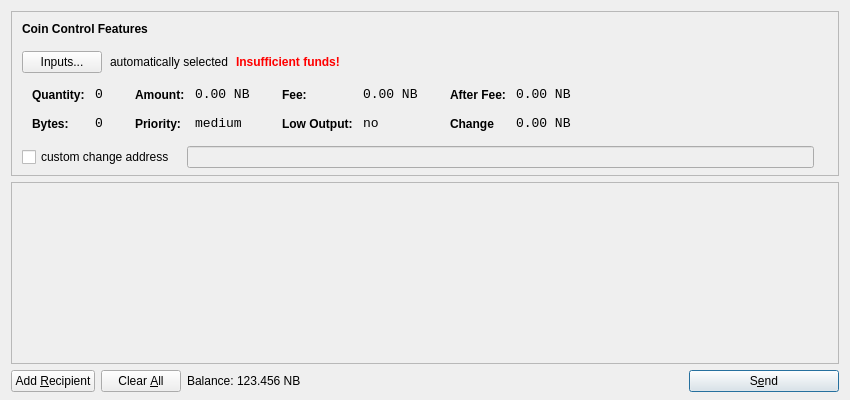
<?xml version="1.0" encoding="UTF-8"?>
<ui version="4.0">
 <class>SendCoinsDialog</class>
 <widget class="QDialog" name="SendCoinsDialog">
  <property name="geometry">
   <rect>
    <x>0</x>
    <y>0</y>
    <width>850</width>
    <height>400</height>
   </rect>
  </property>
  <property name="windowTitle">
   <string>Send Coins</string>
  </property>
  <layout class="QVBoxLayout" name="verticalLayout" stretch="0,1,0">
   <property name="bottomMargin">
    <number>8</number>
   </property>
   <item>
    <widget class="QFrame" name="frameCoinControl">
     <property name="sizePolicy">
      <sizepolicy hsizetype="Expanding" vsizetype="Expanding">
       <horstretch>0</horstretch>
       <verstretch>0</verstretch>
      </sizepolicy>
     </property>
     <property name="maximumSize">
      <size>
       <width>16777215</width>
       <height>16777215</height>
      </size>
     </property>
     <property name="frameShape">
      <enum>QFrame::StyledPanel</enum>
     </property>
     <property name="frameShadow">
      <enum>QFrame::Sunken</enum>
     </property>
     <layout class="QVBoxLayout" name="verticalLayoutCoinControl2">
      <property name="spacing">
       <number>-1</number>
      </property>
      <property name="leftMargin">
       <number>0</number>
      </property>
      <property name="topMargin">
       <number>0</number>
      </property>
      <property name="rightMargin">
       <number>0</number>
      </property>
      <property name="bottomMargin">
       <number>6</number>
      </property>
      <item>
       <layout class="QVBoxLayout" name="verticalLayoutCoinControl" stretch="0,0,0,0,1">
        <property name="spacing">
         <number>0</number>
        </property>
        <property name="leftMargin">
         <number>10</number>
        </property>
        <property name="topMargin">
         <number>10</number>
        </property>
        <item>
         <layout class="QHBoxLayout" name="horizontalLayoutCoinControl1">
          <property name="bottomMargin">
           <number>15</number>
          </property>
          <item>
           <widget class="QLabel" name="labelCoinControlFeatures">
            <property name="sizePolicy">
             <sizepolicy hsizetype="Preferred" vsizetype="Maximum">
              <horstretch>0</horstretch>
              <verstretch>0</verstretch>
             </sizepolicy>
            </property>
            <property name="font">
             <font>
              <weight>75</weight>
              <bold>true</bold>
             </font>
            </property>
            <property name="styleSheet">
             <string notr="true">font-weight:bold;</string>
            </property>
            <property name="text">
             <string>Coin Control Features</string>
            </property>
           </widget>
          </item>
         </layout>
        </item>
        <item>
         <layout class="QHBoxLayout" name="horizontalLayoutCoinControl2" stretch="0,0,0,0">
          <property name="spacing">
           <number>8</number>
          </property>
          <property name="bottomMargin">
           <number>10</number>
          </property>
          <item>
           <widget class="QPushButton" name="pushButtonCoinControl">
            <property name="styleSheet">
             <string notr="true"/>
            </property>
            <property name="text">
             <string>Inputs...</string>
            </property>
           </widget>
          </item>
          <item>
           <widget class="QLabel" name="labelCoinControlAutomaticallySelected">
            <property name="text">
             <string>automatically selected</string>
            </property>
            <property name="margin">
             <number>5</number>
            </property>
           </widget>
          </item>
          <item>
           <widget class="QLabel" name="labelCoinControlInsuffFunds">
            <property name="font">
             <font>
              <weight>75</weight>
              <bold>true</bold>
             </font>
            </property>
            <property name="styleSheet">
             <string notr="true">color:red;font-weight:bold;</string>
            </property>
            <property name="text">
             <string>Insufficient funds!</string>
            </property>
            <property name="margin">
             <number>5</number>
            </property>
           </widget>
          </item>
          <item>
           <spacer name="horizontalSpacerCoinControl">
            <property name="orientation">
             <enum>Qt::Horizontal</enum>
            </property>
            <property name="sizeHint" stdset="0">
             <size>
              <width>40</width>
              <height>1</height>
             </size>
            </property>
           </spacer>
          </item>
         </layout>
        </item>
        <item>
         <widget class="QWidget" name="widgetCoinControl" native="true">
          <property name="sizePolicy">
           <sizepolicy hsizetype="Preferred" vsizetype="Preferred">
            <horstretch>0</horstretch>
            <verstretch>0</verstretch>
           </sizepolicy>
          </property>
          <property name="minimumSize">
           <size>
            <width>0</width>
            <height>0</height>
           </size>
          </property>
          <property name="styleSheet">
           <string notr="true"/>
          </property>
          <layout class="QHBoxLayout" name="horizontalLayoutCoinControl5">
           <property name="margin">
            <number>0</number>
           </property>
           <item>
            <layout class="QHBoxLayout" name="horizontalLayoutCoinControl3" stretch="0,0,0,1">
             <property name="spacing">
              <number>20</number>
             </property>
             <property name="topMargin">
              <number>0</number>
             </property>
             <property name="bottomMargin">
              <number>10</number>
             </property>
             <item>
              <layout class="QFormLayout" name="formLayoutCoinControl1">
               <property name="horizontalSpacing">
                <number>10</number>
               </property>
               <property name="verticalSpacing">
                <number>14</number>
               </property>
               <property name="leftMargin">
                <number>10</number>
               </property>
               <property name="topMargin">
                <number>4</number>
               </property>
               <property name="rightMargin">
                <number>6</number>
               </property>
               <item row="0" column="0">
                <widget class="QLabel" name="labelCoinControlQuantityText">
                 <property name="styleSheet">
                  <string notr="true">font-weight:bold;</string>
                 </property>
                 <property name="text">
                  <string>Quantity:</string>
                 </property>
                 <property name="margin">
                  <number>0</number>
                 </property>
                </widget>
               </item>
               <item row="0" column="1">
                <widget class="QLabel" name="labelCoinControlQuantity">
                 <property name="font">
                  <font>
                   <family>Monospace</family>
                   <pointsize>10</pointsize>
                  </font>
                 </property>
                 <property name="cursor">
                  <cursorShape>IBeamCursor</cursorShape>
                 </property>
                 <property name="contextMenuPolicy">
                  <enum>Qt::ActionsContextMenu</enum>
                 </property>
                 <property name="text">
                  <string>0</string>
                 </property>
                 <property name="margin">
                  <number>0</number>
                 </property>
                 <property name="textInteractionFlags">
                  <set>Qt::LinksAccessibleByMouse|Qt::TextSelectableByKeyboard|Qt::TextSelectableByMouse</set>
                 </property>
                </widget>
               </item>
               <item row="1" column="0">
                <widget class="QLabel" name="labelCoinControlBytesText">
                 <property name="styleSheet">
                  <string notr="true">font-weight:bold;</string>
                 </property>
                 <property name="text">
                  <string>Bytes:</string>
                 </property>
                </widget>
               </item>
               <item row="1" column="1">
                <widget class="QLabel" name="labelCoinControlBytes">
                 <property name="font">
                  <font>
                   <family>Monospace</family>
                   <pointsize>10</pointsize>
                  </font>
                 </property>
                 <property name="cursor">
                  <cursorShape>IBeamCursor</cursorShape>
                 </property>
                 <property name="contextMenuPolicy">
                  <enum>Qt::ActionsContextMenu</enum>
                 </property>
                 <property name="text">
                  <string>0</string>
                 </property>
                 <property name="textInteractionFlags">
                  <set>Qt::LinksAccessibleByMouse|Qt::TextSelectableByKeyboard|Qt::TextSelectableByMouse</set>
                 </property>
                </widget>
               </item>
              </layout>
             </item>
             <item>
              <layout class="QFormLayout" name="formLayoutCoinControl2">
               <property name="horizontalSpacing">
                <number>10</number>
               </property>
               <property name="verticalSpacing">
                <number>14</number>
               </property>
               <property name="leftMargin">
                <number>6</number>
               </property>
               <property name="topMargin">
                <number>4</number>
               </property>
               <property name="rightMargin">
                <number>6</number>
               </property>
               <item row="0" column="0">
                <widget class="QLabel" name="labelCoinControlAmountText">
                 <property name="styleSheet">
                  <string notr="true">font-weight:bold;</string>
                 </property>
                 <property name="text">
                  <string>Amount:</string>
                 </property>
                 <property name="margin">
                  <number>0</number>
                 </property>
                </widget>
               </item>
               <item row="0" column="1">
                <widget class="QLabel" name="labelCoinControlAmount">
                 <property name="font">
                  <font>
                   <family>Monospace</family>
                   <pointsize>10</pointsize>
                  </font>
                 </property>
                 <property name="cursor">
                  <cursorShape>IBeamCursor</cursorShape>
                 </property>
                 <property name="contextMenuPolicy">
                  <enum>Qt::ActionsContextMenu</enum>
                 </property>
                 <property name="text">
                  <string>0.00 NB</string>
                 </property>
                 <property name="textInteractionFlags">
                  <set>Qt::LinksAccessibleByMouse|Qt::TextSelectableByKeyboard|Qt::TextSelectableByMouse</set>
                 </property>
                </widget>
               </item>
               <item row="1" column="0">
                <widget class="QLabel" name="labelCoinControlPriorityText">
                 <property name="styleSheet">
                  <string notr="true">font-weight:bold;</string>
                 </property>
                 <property name="text">
                  <string>Priority:</string>
                 </property>
                </widget>
               </item>
               <item row="1" column="1">
                <widget class="QLabel" name="labelCoinControlPriority">
                 <property name="font">
                  <font>
                   <family>Monospace</family>
                   <pointsize>10</pointsize>
                  </font>
                 </property>
                 <property name="cursor">
                  <cursorShape>IBeamCursor</cursorShape>
                 </property>
                 <property name="contextMenuPolicy">
                  <enum>Qt::ActionsContextMenu</enum>
                 </property>
                 <property name="text">
                  <string>medium</string>
                 </property>
                 <property name="textInteractionFlags">
                  <set>Qt::LinksAccessibleByMouse|Qt::TextSelectableByKeyboard|Qt::TextSelectableByMouse</set>
                 </property>
                </widget>
               </item>
              </layout>
             </item>
             <item>
              <layout class="QFormLayout" name="formLayoutCoinControl3">
               <property name="horizontalSpacing">
                <number>10</number>
               </property>
               <property name="verticalSpacing">
                <number>14</number>
               </property>
               <property name="leftMargin">
                <number>6</number>
               </property>
               <property name="topMargin">
                <number>4</number>
               </property>
               <property name="rightMargin">
                <number>6</number>
               </property>
               <item row="0" column="0">
                <widget class="QLabel" name="labelCoinControlFeeText">
                 <property name="styleSheet">
                  <string notr="true">font-weight:bold;</string>
                 </property>
                 <property name="text">
                  <string>Fee:</string>
                 </property>
                 <property name="margin">
                  <number>0</number>
                 </property>
                </widget>
               </item>
               <item row="0" column="1">
                <widget class="QLabel" name="labelCoinControlFee">
                 <property name="font">
                  <font>
                   <family>Monospace</family>
                   <pointsize>10</pointsize>
                  </font>
                 </property>
                 <property name="cursor">
                  <cursorShape>IBeamCursor</cursorShape>
                 </property>
                 <property name="contextMenuPolicy">
                  <enum>Qt::ActionsContextMenu</enum>
                 </property>
                 <property name="text">
                  <string>0.00 NB</string>
                 </property>
                 <property name="textInteractionFlags">
                  <set>Qt::LinksAccessibleByMouse|Qt::TextSelectableByKeyboard|Qt::TextSelectableByMouse</set>
                 </property>
                </widget>
               </item>
               <item row="1" column="0">
                <widget class="QLabel" name="labelCoinControlLowOutputText">
                 <property name="styleSheet">
                  <string notr="true">font-weight:bold;</string>
                 </property>
                 <property name="text">
                  <string>Low Output:</string>
                 </property>
                </widget>
               </item>
               <item row="1" column="1">
                <widget class="QLabel" name="labelCoinControlLowOutput">
                 <property name="font">
                  <font>
                   <family>Monospace</family>
                   <pointsize>10</pointsize>
                  </font>
                 </property>
                 <property name="cursor">
                  <cursorShape>IBeamCursor</cursorShape>
                 </property>
                 <property name="contextMenuPolicy">
                  <enum>Qt::ActionsContextMenu</enum>
                 </property>
                 <property name="text">
                  <string>no</string>
                 </property>
                 <property name="textInteractionFlags">
                  <set>Qt::LinksAccessibleByMouse|Qt::TextSelectableByKeyboard|Qt::TextSelectableByMouse</set>
                 </property>
                </widget>
               </item>
              </layout>
             </item>
             <item>
              <layout class="QFormLayout" name="formLayoutCoinControl4">
               <property name="horizontalSpacing">
                <number>10</number>
               </property>
               <property name="verticalSpacing">
                <number>14</number>
               </property>
               <property name="leftMargin">
                <number>6</number>
               </property>
               <property name="topMargin">
                <number>4</number>
               </property>
               <property name="rightMargin">
                <number>6</number>
               </property>
               <item row="0" column="0">
                <widget class="QLabel" name="labelCoinControlAfterFeeText">
                 <property name="styleSheet">
                  <string notr="true">font-weight:bold;</string>
                 </property>
                 <property name="text">
                  <string>After Fee:</string>
                 </property>
                 <property name="margin">
                  <number>0</number>
                 </property>
                </widget>
               </item>
               <item row="0" column="1">
                <widget class="QLabel" name="labelCoinControlAfterFee">
                 <property name="font">
                  <font>
                   <family>Monospace</family>
                   <pointsize>10</pointsize>
                  </font>
                 </property>
                 <property name="cursor">
                  <cursorShape>IBeamCursor</cursorShape>
                 </property>
                 <property name="contextMenuPolicy">
                  <enum>Qt::ActionsContextMenu</enum>
                 </property>
                 <property name="text">
                  <string>0.00 NB</string>
                 </property>
                 <property name="textInteractionFlags">
                  <set>Qt::LinksAccessibleByMouse|Qt::TextSelectableByKeyboard|Qt::TextSelectableByMouse</set>
                 </property>
                </widget>
               </item>
               <item row="1" column="0">
                <widget class="QLabel" name="labelCoinControlChangeText">
                 <property name="styleSheet">
                  <string notr="true">font-weight:bold;</string>
                 </property>
                 <property name="text">
                  <string>Change</string>
                 </property>
                </widget>
               </item>
               <item row="1" column="1">
                <widget class="QLabel" name="labelCoinControlChange">
                 <property name="font">
                  <font>
                   <family>Monospace</family>
                   <pointsize>10</pointsize>
                  </font>
                 </property>
                 <property name="cursor">
                  <cursorShape>IBeamCursor</cursorShape>
                 </property>
                 <property name="contextMenuPolicy">
                  <enum>Qt::ActionsContextMenu</enum>
                 </property>
                 <property name="text">
                  <string>0.00 NB</string>
                 </property>
                 <property name="textInteractionFlags">
                  <set>Qt::LinksAccessibleByMouse|Qt::TextSelectableByKeyboard|Qt::TextSelectableByMouse</set>
                 </property>
                </widget>
               </item>
              </layout>
             </item>
            </layout>
           </item>
          </layout>
         </widget>
        </item>
        <item>
         <layout class="QHBoxLayout" name="horizontalLayoutCoinControl4" stretch="0,0,0">
          <property name="spacing">
           <number>12</number>
          </property>
          <property name="sizeConstraint">
           <enum>QLayout::SetDefaultConstraint</enum>
          </property>
          <property name="topMargin">
           <number>5</number>
          </property>
          <property name="rightMargin">
           <number>5</number>
          </property>
          <item>
           <widget class="QCheckBox" name="checkBoxCoinControlChange">
            <property name="text">
             <string>custom change address</string>
            </property>
           </widget>
          </item>
          <item>
           <widget class="QLineEdit" name="lineEditCoinControlChange">
            <property name="enabled">
             <bool>false</bool>
            </property>
            <property name="sizePolicy">
             <sizepolicy hsizetype="Expanding" vsizetype="Fixed">
              <horstretch>0</horstretch>
              <verstretch>0</verstretch>
             </sizepolicy>
            </property>
           </widget>
          </item>
          <item>
           <widget class="QLabel" name="labelCoinControlChangeLabel">
            <property name="sizePolicy">
             <sizepolicy hsizetype="Preferred" vsizetype="Expanding">
              <horstretch>0</horstretch>
              <verstretch>0</verstretch>
             </sizepolicy>
            </property>
            <property name="minimumSize">
             <size>
              <width>0</width>
              <height>0</height>
             </size>
            </property>
            <property name="text">
             <string/>
            </property>
            <property name="margin">
             <number>3</number>
            </property>
           </widget>
          </item>
         </layout>
        </item>
        <item>
         <spacer name="verticalSpacerCoinControl">
          <property name="orientation">
           <enum>Qt::Vertical</enum>
          </property>
          <property name="sizeHint" stdset="0">
           <size>
            <width>800</width>
            <height>1</height>
           </size>
          </property>
         </spacer>
        </item>
       </layout>
      </item>
     </layout>
    </widget>
   </item>
   <item>
    <widget class="QScrollArea" name="scrollArea">
     <property name="widgetResizable">
      <bool>true</bool>
     </property>
     <widget class="QWidget" name="scrollAreaWidgetContents">
      <property name="geometry">
       <rect>
        <x>0</x>
        <y>0</y>
        <width>830</width>
        <height>165</height>
       </rect>
      </property>
      <layout class="QVBoxLayout" name="verticalLayout_2">
       <property name="margin">
        <number>0</number>
       </property>
       <item>
        <layout class="QVBoxLayout" name="entries">
         <property name="spacing">
          <number>6</number>
         </property>
        </layout>
       </item>
       <item>
        <spacer name="verticalSpacer">
         <property name="orientation">
          <enum>Qt::Vertical</enum>
         </property>
         <property name="sizeHint" stdset="0">
          <size>
           <width>20</width>
           <height>40</height>
          </size>
         </property>
        </spacer>
       </item>
      </layout>
     </widget>
    </widget>
   </item>
   <item>
    <layout class="QHBoxLayout" name="horizontalLayout">
     <item>
      <widget class="QPushButton" name="addButton">
       <property name="toolTip">
        <string>Send to multiple recipients at once</string>
       </property>
       <property name="text">
        <string>Add &amp;Recipient</string>
       </property>
       <property name="icon">
        <iconset resource="../bitcoin.qrc">
         <normaloff>:/icons/add</normaloff>:/icons/add</iconset>
       </property>
       <property name="autoDefault">
        <bool>false</bool>
       </property>
      </widget>
     </item>
     <item>
      <widget class="QPushButton" name="clearButton">
       <property name="sizePolicy">
        <sizepolicy hsizetype="Minimum" vsizetype="Fixed">
         <horstretch>0</horstretch>
         <verstretch>0</verstretch>
        </sizepolicy>
       </property>
       <property name="toolTip">
        <string>Remove all transaction fields</string>
       </property>
       <property name="text">
        <string>Clear &amp;All</string>
       </property>
       <property name="icon">
        <iconset resource="../bitcoin.qrc">
         <normaloff>:/icons/remove</normaloff>:/icons/remove</iconset>
       </property>
       <property name="autoRepeatDelay">
        <number>300</number>
       </property>
       <property name="autoDefault">
        <bool>false</bool>
       </property>
      </widget>
     </item>
     <item>
      <layout class="QHBoxLayout" name="horizontalLayout_2">
       <property name="spacing">
        <number>3</number>
       </property>
       <item>
        <widget class="QLabel" name="label">
         <property name="sizePolicy">
          <sizepolicy hsizetype="Preferred" vsizetype="Fixed">
           <horstretch>0</horstretch>
           <verstretch>0</verstretch>
          </sizepolicy>
         </property>
         <property name="text">
          <string>Balance:</string>
         </property>
        </widget>
       </item>
       <item>
        <widget class="QLabel" name="labelBalance">
         <property name="sizePolicy">
          <sizepolicy hsizetype="Preferred" vsizetype="Fixed">
           <horstretch>0</horstretch>
           <verstretch>0</verstretch>
          </sizepolicy>
         </property>
         <property name="cursor">
          <cursorShape>IBeamCursor</cursorShape>
         </property>
         <property name="text">
          <string>123.456 NB</string>
         </property>
         <property name="textInteractionFlags">
          <set>Qt::LinksAccessibleByMouse|Qt::TextSelectableByKeyboard|Qt::TextSelectableByMouse</set>
         </property>
        </widget>
       </item>
      </layout>
     </item>
     <item>
      <spacer name="horizontalSpacer">
       <property name="orientation">
        <enum>Qt::Horizontal</enum>
       </property>
       <property name="sizeHint" stdset="0">
        <size>
         <width>40</width>
         <height>20</height>
        </size>
       </property>
      </spacer>
     </item>
     <item>
      <widget class="QPushButton" name="sendButton">
       <property name="minimumSize">
        <size>
         <width>150</width>
         <height>0</height>
        </size>
       </property>
       <property name="toolTip">
        <string>Confirm the send action</string>
       </property>
       <property name="text">
        <string>S&amp;end</string>
       </property>
       <property name="icon">
        <iconset resource="../bitcoin.qrc">
         <normaloff>:/icons/send</normaloff>:/icons/send</iconset>
       </property>
       <property name="default">
        <bool>true</bool>
       </property>
      </widget>
     </item>
    </layout>
   </item>
  </layout>
 </widget>
 <resources>
  <include location="../bitcoin.qrc"/>
 </resources>
 <connections/>
</ui>
